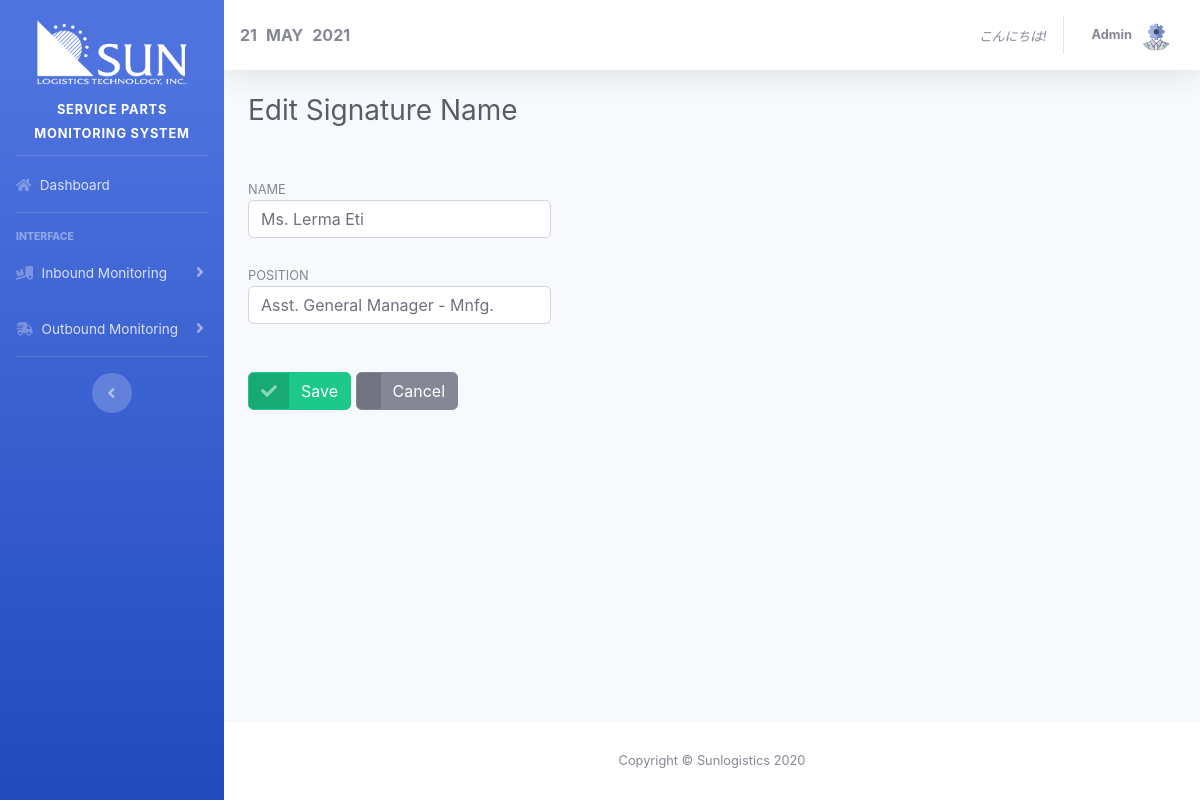
/editSignature.php?id=7 (signed in), run on the app's committed database.
### tables this page shows
CREATE TABLE `tbl_signature` (
  `id` int(11) NOT NULL,
  `name` varchar(55) NOT NULL,
  `position` varchar(100) NOT NULL
);

### editSignature.php (the view, shortened to what this page needs)
<?php include 'header.php'; ?>
<?php
include 'connection.php';
	$id = $_GET['id'];
	$sqlGetID = "SELECT * FROM tbl_signature WHERE id='". $id ."'";
	$getID = $conn->query($sqlGetID);
	$row = mysqli_fetch_array($getID,MYSQLI_ASSOC);
	$signatureName = $row["name"];
	$signaturePosition = $row["position"];
?>
<div class="container-fluid">
	<h1 class="h3 mb-4 text-gray-800">Edit Signature Name</h1><br>
	<div class="encodeDiv">
		<form method="post">
			<div class="form-row">
				<div class="col-md-4">
					<small>NAME</small>
					<input type="text" value="<?php echo $signatureName;?>" class="form-control" placeholder="Supplier Name" name="txtSignatureName"><br>
					<small>POSITION</small>
					<input type="text" value="<?php echo $signaturePosition;?>" class="form-control" placeholder="Position" name="txtPosition">
				</div>
			</div>
			<br><br>
			<div style="text-align: left;">
				<button name="btnSave" class="btn btn-success btn-icon-split">
					<span class="icon text-white-50">
						<i class="fas fa-check"></i>
					</span>
					<span class="text">Save</span>
				</button>
				<a href="viewSignature.php" class="btn btn-secondary btn-icon-split">
					<span class="icon text-white-50">
					</span>
					<span class="text">Cancel</span>
				</a>
			</div>
		</form>
	</div>
</div>
<?php include 'footer.php'; ?>

### data on the page
tbl_signature: txtSignatureName "Ms. Lerma Eti", txtPosition "Asst. General Manager - Mnfg."

### other printed values
date("d", $timestamp) "21"
date("F", $timestamp) "MAY"
date("Y", $timestamp) "2021"
